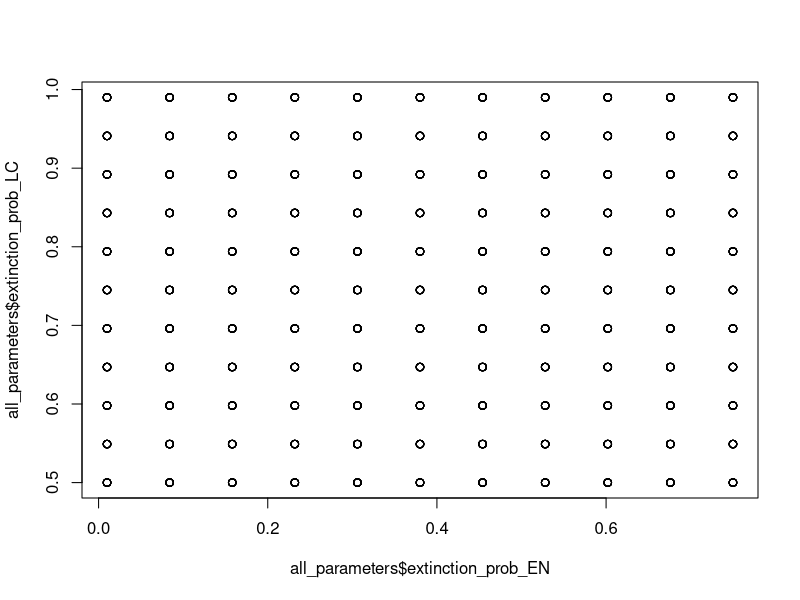

Source code (R): (Note: this script raises an error after producing the figure.)
#SIMULATION

#Some taxa are endangered, assume this is binary (endangere or not)
#Endangered taxa have an extinction risk, expected lifespan is exponential, based on the extinction rate
#Non-endangered taxa have an extinction risk too but smaller
#Assume no speciation (optimism-free model)
#Parameter we care about is number of species going extinct
#Assume it is completely random
#latin hypercube sampling is nice, we're going to do a grid sample instead for simplicity
#Plot as a heatmap, height/color is number of species going extinct. X axis is extinction_rate_EN, Y axis is number_EN
#Exponential: N(t) = N(0) * exp(r*T)
#Solving for r:
#     N(t)/N(0) = exp(r*T)
#     0.75 = exp(r*T) #assume 75% survive
#     0.75 = exp(r*100)
#     ln(0.75) = r * 100
#     r = ln(0.75) / 100
log(0.75)/100
#     The slowest rate of extinction is -0.003 

#     r = ln(0.01) / 100
log(0.01)/100
#     Highest rate of extinction could be -0.046


#for species of least concern, have it range from 50% to all survive


#parameters (need to vary these):
extinction_rate_EN <- NA
extinction_rate_LC <- NA
number_all_species <- 100
proportion_EN <- NA
total_time <- 100

extinction_prob_EN_possibilities <- seq(from=0.75, to=0.01, length.out=11)
extinction_prob_LC_possibilities <- seq(from=0.5, to=0.99, length.out=11)
proportion_EN_possibilites <- seq(from=-0, to=1, length.out=11)

all_parameters <- expand.grid(extinction_prob_EN = extinction_prob_EN_possibilities, extinction_prob_LC = extinction_prob_LC_possibilities, proportion_EN = proportion_EN_possibilites)

plot(all_parameters$extinction_prob_EN, all_parameters$extinction_prob_LC)


all_parameters$number_all_species <- number_all_species
all_parameters$total_time <- total_time


RunSimulation <- function (parameter_vector){
}


RunSimulation <- function (parameter_vector) {
  phy <- ape::rcoal(n=parameter_vector$number_all_species)
  taxa <- data.frame(taxon_name=phy$tip.label, endangered = FALSE, extant = TRUE)
  number_EN <- round(parameter_vector$number_all_species*parameter_vector$proportion_EN)
  print(ape::Ntip(phy))
  unlucky_taxa <- sample.int(n=parameter_vector$number_all_species, size=number_EN, replace=FALSE)
  taxa$endangered[unlucky_taxa] <- TRUE
  elapsed_time <- 0
  extinction_rate_EN <- -log(parameter_vector$extinction_prob_EN) / parameter_vector$total_time
  extinction_rate_LC <- -log(parameter_vector$extinction_prob_LC) / parameter_vector$total_time
  taxa$extinction_rate <- extinction_rate_LC
  taxa$extinction_rate[which(taxa$endangered==TRUE)] <- extinction_rate_EN
  taxa$extinction_time <- NA
  while(elapsed_time <- parameter_vector$total_time) {
    taxa_alive <- subset(taxa, extant==TRUE)
    wait_time <- rexp (1, rate=extinction_rate_EN*sum(taxa_alive$endangered) + extinction_rate_LC*sum(!taxa_alive))
    who_died <- sample(x=taxa_alive$taxon_name, size = 1, prob=taxa_alive$extinction_rate)
    taxa[which(taxa$taxaon_name==who_died)]$extant <- FALSE
    elapsed_time <- elapsed_time + wait_time
    taxa$extinction_time[which(taxa$taxon_name==who_died)] <- elapsed_time
    if(sum(taxa$extant)==0) {
      print(paste("Everything died. Nice job. Time =",elapsed_time))
      break()
    }
  }
  parameters$number_EN_extant <- sum(subset(taxa, endangered==TRUE)$extant)
  parameters$number_LC_extant <- sum(subset(taxa, endangered==FALSE)$extant)
  parameters$number_EN_extinct <- sum(!subset(taxa, endangered==TRUE)$extant)
  parameters$number_LC_extinct <- sum(!subset(taxa, endangered==FALSE)$extant)
  
  return(list(taxa=taxa, phy=phy, results=parameter_vector))
}


trial <- RunSimulation(parameter_vector=all_parameters[500,])


all_results <- data.frame()
for (parameter_row in sequence(nrow(all_parameters))) {
  print(paste("Now start", parameter_row, "of", nrow(all_parameters)))
  for (replicate_number in sequence(number_of_replicates)) {
    single_run <- RunSimulation(parameter_vector = all_parameters[parameter_row,])
    single_run_result <- single_run$result
    single_run_result$replicate_number <- replicate_number
    all_results <- rbind(all_results, single_run_result)
  }
}
